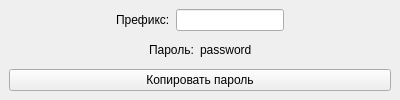
<?xml version="1.0" encoding="UTF-8"?>
<ui version="4.0">
 <class>MainWindow</class>
 <widget class="QMainWindow" name="MainWindow">
  <property name="geometry">
   <rect>
    <x>0</x>
    <y>0</y>
    <width>400</width>
    <height>100</height>
   </rect>
  </property>
  <property name="minimumSize">
   <size>
    <width>400</width>
    <height>100</height>
   </size>
  </property>
  <property name="windowTitle">
   <string>Генератор паролей</string>
  </property>
  <widget class="QWidget" name="centralWidget">
   <layout class="QVBoxLayout" name="verticalLayout">
    <item>
     <layout class="QHBoxLayout" name="horizontalLayout">
      <item>
       <spacer name="horizontalSpacer">
        <property name="orientation">
         <enum>Qt::Horizontal</enum>
        </property>
        <property name="sizeHint" stdset="0">
         <size>
          <width>40</width>
          <height>20</height>
         </size>
        </property>
       </spacer>
      </item>
      <item>
       <widget class="QLabel" name="prefixLabel">
        <property name="text">
         <string>Префикс:</string>
        </property>
       </widget>
      </item>
      <item>
       <widget class="QLineEdit" name="prefixLineEdit"/>
      </item>
      <item>
       <spacer name="horizontalSpacer_2">
        <property name="orientation">
         <enum>Qt::Horizontal</enum>
        </property>
        <property name="sizeHint" stdset="0">
         <size>
          <width>40</width>
          <height>20</height>
         </size>
        </property>
       </spacer>
      </item>
     </layout>
    </item>
    <item>
     <layout class="QHBoxLayout" name="horizontalLayout_2">
      <item>
       <spacer name="horizontalSpacer_4">
        <property name="orientation">
         <enum>Qt::Horizontal</enum>
        </property>
        <property name="sizeType">
         <enum>QSizePolicy::Expanding</enum>
        </property>
        <property name="sizeHint" stdset="0">
         <size>
          <width>40</width>
          <height>20</height>
         </size>
        </property>
       </spacer>
      </item>
      <item>
       <widget class="QLabel" name="passwordLabel">
        <property name="text">
         <string>Пароль:</string>
        </property>
       </widget>
      </item>
      <item>
       <widget class="QLabel" name="outputPasswordLabel">
        <property name="text">
         <string>password</string>
        </property>
       </widget>
      </item>
      <item>
       <spacer name="horizontalSpacer_3">
        <property name="orientation">
         <enum>Qt::Horizontal</enum>
        </property>
        <property name="sizeType">
         <enum>QSizePolicy::Expanding</enum>
        </property>
        <property name="sizeHint" stdset="0">
         <size>
          <width>40</width>
          <height>20</height>
         </size>
        </property>
       </spacer>
      </item>
     </layout>
    </item>
    <item>
     <widget class="QPushButton" name="copyButton">
      <property name="text">
       <string>Копировать пароль</string>
      </property>
     </widget>
    </item>
   </layout>
  </widget>
 </widget>
 <resources/>
 <connections/>
</ui>
